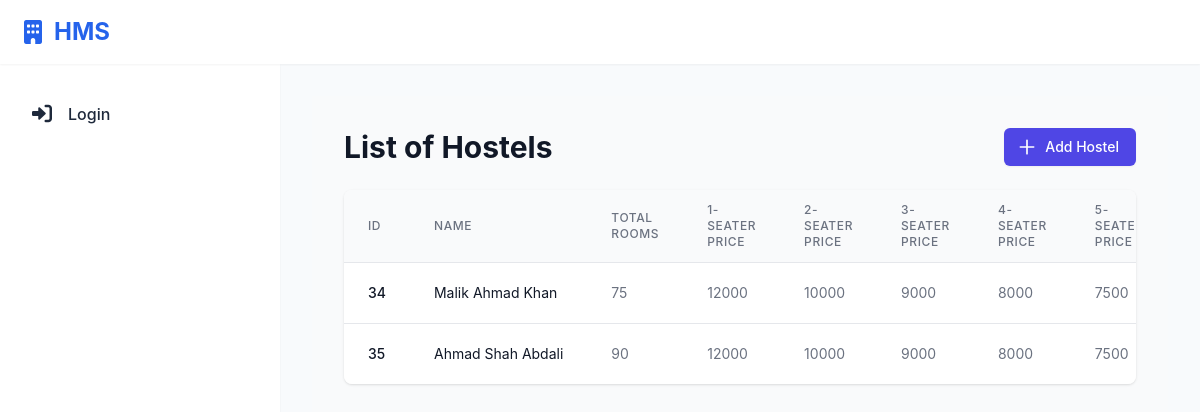
The page /hostel/hostels/ on the database its author committed.
### hostel/models.py (models this page shows, shortened)
class Hostel(models.Model):
    Hostel_ID = models.AutoField(primary_key=True)
    Hostel_Name = models.CharField(max_length=255, unique=True)
    No_Of_Rooms = models.IntegerField(default=0)
    No_Of_Students = models.IntegerField(default=0)
    One_Seater_Rooms = models.IntegerField(default=0)
    Two_Seater_Rooms = models.IntegerField(default=0)
    Three_Seater_Rooms = models.IntegerField(default=0)
    Four_Seater_Rooms = models.IntegerField(default=0)
    Five_Seater_Rooms = models.IntegerField(default=0)
    Six_Seater_Rooms = models.IntegerField(default=0)
    Seven_Seater_Rooms = models.IntegerField(default=0)
    Eight_Seater_Rooms = models.IntegerField(default=0)
    Nine_Seater_Rooms = models.IntegerField(default=0)
    Ten_Seater_Rooms = models.IntegerField(default=0)
    One_Seater_Price = models.DecimalField(max_digits=10, decimal_places=2, default=0)
    Two_Seater_Price = models.DecimalField(max_digits=10, decimal_places=2, default=0)
    Three_Seater_Price = models.DecimalField(max_digits=10, decimal_places=2, default=0)
    Four_Seater_Price = models.DecimalField(max_digits=10, decimal_places=2, default=0)
    Five_Seater_Price = models.DecimalField(max_digits=10, decimal_places=2, default=0)
    Six_Seater_Price = models.DecimalField(max_digits=10, decimal_places=2, default=0)
    Seven_Seater_Price = models.DecimalField(max_digits=10, decimal_places=2, default=0)
    Eight_Seater_Price = models.DecimalField(max_digits=10, decimal_places=2, default=0)
    Nine_Seater_Price = models.DecimalField(max_digits=10, decimal_places=2, default=0)
    Ten_Seater_Price = models.DecimalField(max_digits=10, decimal_places=2, default=0)

### hostel/views.py (the view)
# urls.py: path('hostels/', views.list_hostels, name='list_hostels'),
def list_hostels(request):
    hostels = Hostel.objects.all().order_by('Hostel_ID')
    paginator = Paginator(hostels, 10)
    page_number = request.GET.get('page')  # Get the page number from the URL
    page_obj = paginator.get_page(page_number)
    room_types = RoomType.objects.all()
    room_type_prices = {}
    for rt in room_types:
        room_type_prices[rt.type_name] = rt.price
    for hostel in page_obj:
        hostel.room_prices = {
            'One_Seater': room_type_prices.get('One Seater', 12000),
            'Two_Seater': room_type_prices.get('Two Seater', 10000),
            'Three_Seater': room_type_prices.get('Three Seater', 9000),
            'Four_Seater': room_type_prices.get('Four Seater', 8000),
            'Five_Seater': room_type_prices.get('Five Seater', 7500),
            'Six_Seater': room_type_prices.get('Six Seater', 7000),
            'Seven_Seater': room_type_prices.get('Seven Seater', 6500),
            'Eight_Seater': room_type_prices.get('Eight Seater', 6000),
            'Nine_Seater': room_type_prices.get('Nine Seater', 5500),
            'Ten_Seater': room_type_prices.get('Ten Seater', 5000)
        }
    context = {
        'page_obj': page_obj,  # Paginated hostels
    }
    return render(request, 'hostel_management/list_hostels.html', context)

### hostel/templates/hostel_management/list_hostels.html (shortened to what this page needs)
{% extends 'base.html' %}
{% block content %}
<div class="bg-gray-50 min-h-screen py-8">
    <div class="max-w-7xl mx-auto px-4 sm:px-6 lg:px-8">
        <div class="flex justify-between items-center mb-6">
            <h1 class="text-3xl font-bold text-gray-900">List of Hostels</h1>
            <a href="{% url 'add_hostel' %}" class="inline-flex items-center px-4 py-2 bg-indigo-600 border border-transparent rounded-md shadow-sm text-sm font-medium text-white hover:bg-indigo-700 focus:outline-none focus:ring-2 focus:ring-offset-2 focus:ring-indigo-500 transition duration-150 ease-in-out">
                <svg class="-ml-1 mr-2 h-5 w-5" xmlns="http://www.w3.org/2000/svg" fill="none" viewBox="0 0 24 24" stroke="currentColor">
                    <path stroke-linecap="round" stroke-linejoin="round" stroke-width="2" d="M12 4v16m8-8H4" />
                </svg>
                Add Hostel
            </a>
        </div>
        <div class="bg-white shadow overflow-hidden sm:rounded-lg mb-8">
            <div class="overflow-x-auto">
                <table class="min-w-full divide-y divide-gray-200">
                    <thead class="bg-gray-50">
                        <tr>
                            <th class="px-6 py-3 text-left text-xs font-medium text-gray-500 uppercase tracking-wider">ID</th>
                            <th class="px-6 py-3 text-left text-xs font-medium text-gray-500 uppercase tracking-wider">Name</th>
                            <th class="px-6 py-3 text-left text-xs font-medium text-gray-500 uppercase tracking-wider">Total Rooms</th>
                            <th class="px-6 py-3 text-left text-xs font-medium text-gray-500 uppercase tracking-wider">1-Seater Price</th>
                            <th class="px-6 py-3 text-left text-xs font-medium text-gray-500 uppercase tracking-wider">2-Seater Price</th>
                            <th class="px-6 py-3 text-left text-xs font-medium text-gray-500 uppercase tracking-wider">3-Seater Price</th>
                            <th class="px-6 py-3 text-left text-xs font-medium text-gray-500 uppercase tracking-wider">4-Seater Price</th>
                            <th class="px-6 py-3 text-left text-xs font-medium text-gray-500 uppercase tracking-wider">5-Seater Price</th>
                        </tr>
                    </thead>
                    <tbody class="bg-white divide-y divide-gray-200">
                        {% for hostel in page_obj %}
                        <tr class="hover:bg-gray-50 transition-colors duration-150">
                            <td class="px-6 py-4 whitespace-nowrap text-sm font-medium text-gray-900">{{ hostel.Hostel_ID }}</td>
                            <td class="px-6 py-4 whitespace-nowrap text-sm text-gray-900">{{ hostel.Hostel_Name }}</td>
                            <td class="px-6 py-4 whitespace-nowrap text-sm text-gray-500">{{ hostel.No_Of_Rooms }}</td>
                            <td class="px-6 py-4 whitespace-nowrap text-sm text-gray-500">{{ hostel.room_prices.One_Seater }}</td>
                            <td class="px-6 py-4 whitespace-nowrap text-sm text-gray-500">{{ hostel.room_prices.Two_Seater }}</td>
                            <td class="px-6 py-4 whitespace-nowrap text-sm text-gray-500">{{ hostel.room_prices.Three_Seater }}</td>
                            <td class="px-6 py-4 whitespace-nowrap text-sm text-gray-500">{{ hostel.room_prices.Four_Seater }}</td>
                            <td class="px-6 py-4 whitespace-nowrap text-sm text-gray-500">{{ hostel.room_prices.Five_Seater }}</td>
                        </tr>
                        {% endfor %}
                    </tbody>
                </table>
            </div>
        </div>
    </div>
</div>
{% endblock %}

### hostel/static/css/showcase_notice.css (style rules this page uses)
:root { --primary-color: #4a6fdc; --primary-hover: #3d5cba; --success-color: #28a745; --danger-color: #dc3545; --warning-color: #ffc107; --light-gray: #f8f9fa; --medium-gray: #e9ecef; --dark-gray: #343a40; --border-color: #dee2e6; --shadow: 0 0.125rem 0.25rem rgba(0, 0, 0, 0.075); --transition: all 0.2s ease-in-out; }

### hostel/templates/base.html (style rules this page uses)
:root { --primary-color: #2563eb; --background-color: #f8fafc; --text-color: #1e293b; --sidebar-width: 280px; --header-height: 64px; --shadow-sm: 0 1px 2px 0 rgb(0 0 0 / 0.05); }
* { margin: 0; padding: 0; box-sizing: border-box; }
body { font-family: 'Inter', system-ui, -apple-system, sans-serif; background: var(--background-color); color: var(--text-color); min-height: 100vh; position: relative; }

### rows shown on the page
Hostel: Hostel_ID "34", Hostel_Name "Malik Ahmad Khan", No_Of_Rooms "75", room_prices.One_Seater "12000", room_prices.Two_Seater "10000", room_prices.Three_Seater "9000", room_prices.Four_Seater "8000", room_prices.Five_Seater "7500"
Hostel: Hostel_ID "35", Hostel_Name "Ahmad Shah Abdali", No_Of_Rooms "90", room_prices.One_Seater "12000", room_prices.Two_Seater "10000", room_prices.Three_Seater "9000", room_prices.Four_Seater "8000", room_prices.Five_Seater "7500"
